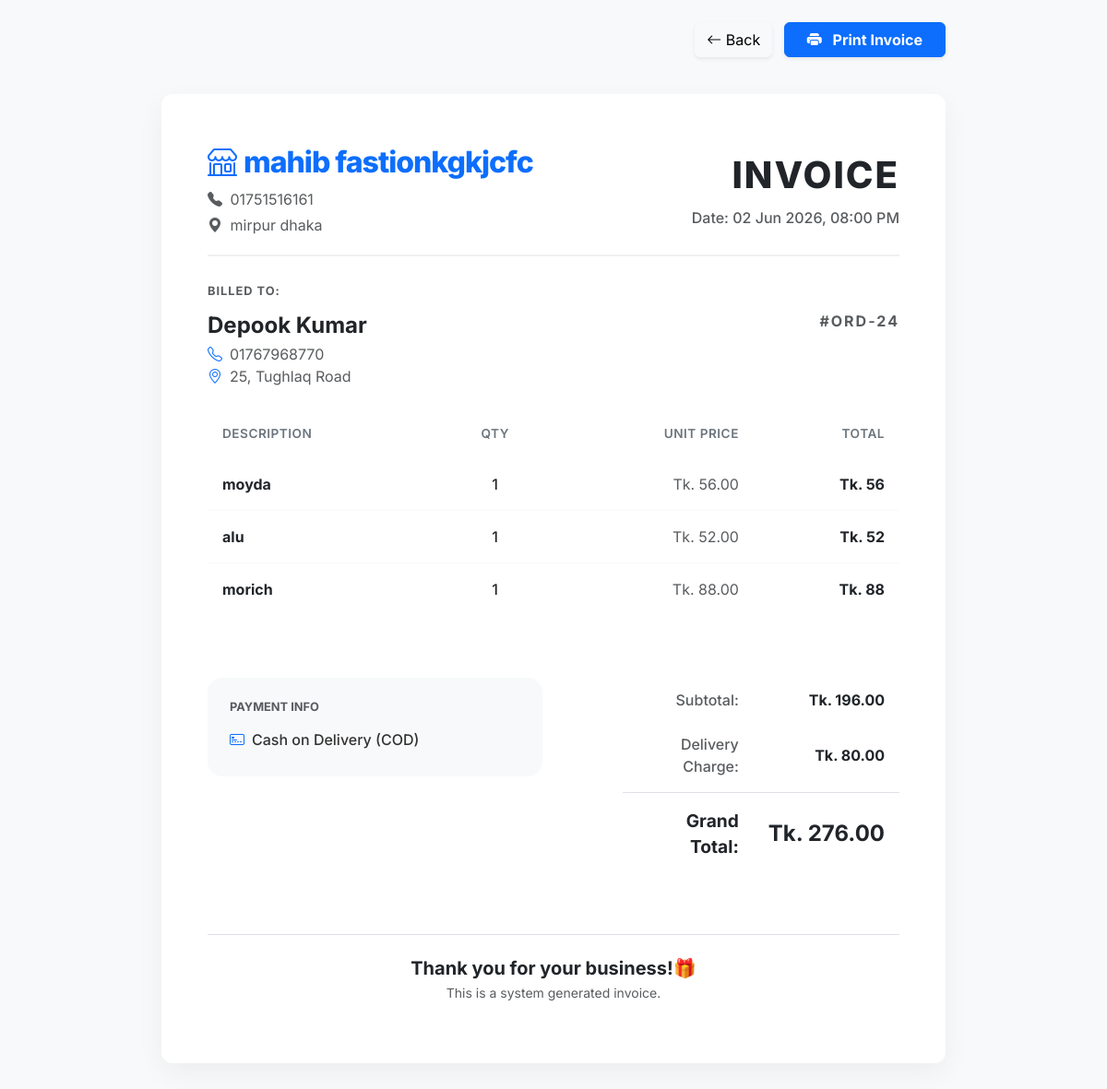
The page /invoice/24/ (signed in) on the database its author committed.
### store/models.py (models this page shows, shortened)
class Shop(models.Model):
    user = models.OneToOneField(settings.AUTH_USER_MODEL, on_delete=models.CASCADE, related_name='shop')
    name = models.CharField(max_length=200)
    slug = models.SlugField(max_length=100, unique=True, blank=True, null=True)
    custom_domain = models.CharField(max_length=255, blank=True, null=True, unique=True, help_text='e.g. www.myanshop.com')
    facebook_page_url = models.URLField(max_length=255, blank=True, null=True)
    instagram_link = models.URLField(max_length=255, blank=True, null=True)
    youtube_link = models.URLField(max_length=255, blank=True, null=True)
    privacy_policy = models.TextField(blank=True, null=True, help_text="আপনার স্টোরের প্রাইভেসি পলিসি লিখুন")
    return_policy = models.TextField(blank=True, null=True, help_text="আপনার স্টোরের রিটার্ন পলিসি লিখুন")
    phone = models.CharField(max_length=20, blank=True, null=True)
    address = models.TextField(blank=True, null=True)
    logo = models.ImageField(upload_to='shop_logos/', blank=True, null=True)
    store_tagline = models.CharField(max_length=200, blank=True, null=True, help_text='e.g. Fast Delivery | Best Quality')
    store_banner_color = models.CharField(max_length=7, default='#0d6efd', help_text='Hex color for store banner')
    steadfast_api_key = models.CharField(max_length=255, blank=True, null=True)
    steadfast_secret_key = models.CharField(max_length=255, blank=True, null=True)
    pathao_store_id = models.CharField(max_length=255, blank=True, null=True)
    pathao_access_token = models.TextField(blank=True, null=True)
    redx_access_token = models.TextField(blank=True, null=True)
    sms_api_key = models.CharField(max_length=255, blank=True, null=True)
    sms_balance = models.IntegerField(default=0)
    is_sms_active = models.BooleanField(default=True, help_text="Turn on/off SMS sending")
    PLAN_CHOICES = (
        ('Free', 'Free (Trial)'),
        ('Basic', 'Basic'),
        ('Standard', 'Standard'),
        ('Premium', 'Premium'),
    )
    subscription_plan = models.CharField(max_length=20, choices=PLAN_CHOICES, default='Free')
    created_at = models.DateTimeField(auto_now_add=True)
    trial_ends_at = models.DateTimeField(default=get_trial_end_date)
    valid_until = models.DateField(null=True, blank=True, help_text='Plan valid until this date')
    is_locked = models.BooleanField(default=False, help_text='Account locked due to expired subscription')
    is_paid = models.BooleanField(default=False)

class Order(models.Model):
    SOURCE_CHOICES = [
        ('dashboard', 'Dashboard'),
        ('pos', 'POS'),
        ('storefront', 'Online Store'),
    ]
    shop = models.ForeignKey(Shop, on_delete=models.CASCADE, related_name='orders')
    customer = models.ForeignKey(Customer, on_delete=models.CASCADE, related_name='orders')
    source = models.CharField(max_length=20, choices=SOURCE_CHOICES, default='dashboard')
    delivery_charge = models.DecimalField(max_digits=10, decimal_places=2, default=100.00)
    discount = models.DecimalField(max_digits=10, decimal_places=2, default=0.00)
    payment_method = models.CharField(
        max_length=20,
        choices=[('COD', 'Cash on Delivery'), ('Paid', 'Full Paid'), ('bKash', 'bKash'), ('Card', 'Card'), ('Credit', 'Credit')],
        default='COD'
    )
    total_amount = models.DecimalField(max_digits=10, decimal_places=2, default=0.00)
    steadfast_tracking_code = models.CharField(max_length=100, blank=True, null=True)
    courier_partner = models.CharField(max_length=50, blank=True, null=True, help_text="e.g., Steadfast, Pathao, RedX")
    STATUS_CHOICES = [
        ('Pending', 'Pending'),
        ('Confirmed', 'Confirmed'),
        ('Shipped', 'Shipped'),
        ('Delivered', 'Delivered'),
        ('Returned', 'Returned'),
        ('Cancelled', 'Cancelled'),
    ]
    status = models.CharField(max_length=20, choices=STATUS_CHOICES, default='Pending')
    note = models.TextField(blank=True, null=True)
    created_at = models.DateTimeField(auto_now_add=True)

class Customer(models.Model):
    shop = models.ForeignKey(Shop, on_delete=models.CASCADE, related_name='customers')
    name = models.CharField(max_length=150)
    phone = models.CharField(max_length=15)
    address = models.TextField()
    created_at = models.DateTimeField(auto_now_add=True)

class OrderItem(models.Model):
    order = models.ForeignKey(Order, on_delete=models.CASCADE, related_name='items')
    product = models.ForeignKey(Product, on_delete=models.CASCADE)
    quantity = models.PositiveIntegerField(default=1)
    price = models.DecimalField(max_digits=10, decimal_places=2)
    cost_price = models.DecimalField(max_digits=10, decimal_places=2, default=0.00)

class Product(models.Model):
    shop = models.ForeignKey(Shop, on_delete=models.CASCADE, related_name='products')
    category = models.ForeignKey(Category, on_delete=models.SET_NULL, null=True, blank=True)
    name = models.CharField(max_length=200)
    description = models.TextField(blank=True, null=True, help_text='Product description for storefront')
    image = models.ImageField(upload_to='products/', blank=True, null=True)
    price = models.DecimalField(max_digits=10, decimal_places=2)
    cost_price = models.DecimalField(max_digits=10, decimal_places=2, default=0.00)
    stock_quantity = models.PositiveIntegerField(default=0)
    barcode = models.CharField(max_length=50, blank=True, null=True, unique=True, help_text='Leave blank to auto-generate')
    is_active = models.BooleanField(default=True)
    created_at = models.DateTimeField(auto_now_add=True)

### store/views.py (the view)
# urls.py: path('invoice/<int:order_id>/', views.invoice_view, name='invoice'),
@login_required(login_url='/accounts/login/')
def invoice_view(request, order_id):
    shop = request.user.shop
    order = get_object_or_404(Order, id=order_id, shop=shop)
    order_items = order.items.all()
    subtotal = order.total_amount - order.delivery_charge
    return render(request, 'store/invoice.html', {
        'shop': shop, 'order': order,
        'order_items': order_items, 'subtotal': subtotal
    })

### store/templates/store/invoice.html (shortened to what this page needs)
<!DOCTYPE html>
<html lang="en">
<head>
    <link href="https://cdn.jsdelivr.net/npm/bootstrap@5.3.0/dist/css/bootstrap.min.css" rel="stylesheet">
    <link rel="stylesheet" href="https://cdn.jsdelivr.net/npm/bootstrap-icons@1.11.1/font/bootstrap-icons.css">
</head>
<body>
<div class="container">
    <div class="text-end mt-4 mb-2 no-print" style="max-width: 850px; margin: 0 auto;">
        <a href="javascript:history.back()" class="btn btn-light shadow-sm me-2"><i class="bi bi-arrow-left"></i> Back</a>
        <button onclick="window.print()" class="btn btn-primary shadow-sm px-4 fw-bold"><i class="bi bi-printer-fill me-2"></i> Print Invoice</button>
    </div>
    <div class="invoice-container">
        <div class="invoice-header d-flex justify-content-between align-items-center">
            <div>
                <div class="brand-name"><i class="bi bi-shop me-2"></i>{{ shop.name }}</div>
                <div class="text-muted mt-1"><i class="bi bi-telephone-fill me-1"></i> {{ shop.phone|default:"N/A" }}</div>
                <div class="text-muted mt-1"><i class="bi bi-geo-alt-fill me-1"></i> {{ shop.address|default:"Address not added yet" }}</div>
            </div>
            <div class="text-end">
                <div class="invoice-title">INVOICE</div>
                <div class="text-muted fw-medium mt-1">Date: {{ order.created_at|date:"d M Y, h:i A" }}</div>
            </div>
        </div>
        <div class="row mb-4">
            <div class="col-sm-8">
                <h6 class="text-muted text-uppercase fw-bold mb-3" style="font-size: 0.8rem; letter-spacing: 1px;">Billed To:</h6>
                <h4 class="fw-bold text-dark mb-1">{{ order.customer.name }}</h4>
                <p class="mb-0 text-muted"><i class="bi bi-telephone text-primary me-2"></i>{{ order.customer.phone }}</p>
                <p class="mb-0 text-muted"><i class="bi bi-geo-alt text-primary me-2"></i>{{ order.customer.address|default:"Address not provided" }}</p>
            </div>
            <div class="col-sm-4 barcode-container">
                <p class="text-muted fw-bold mt-1 mb-0" style="letter-spacing: 2px;">#ORD-{{ order.id }}</p>
            </div>
        </div>
        <div class="table-responsive mb-4">
            <table class="table table-borderless align-middle">
                <thead class="bg-light rounded-3">
                    <tr>
                        <th class="rounded-start-3">Description</th>
                        <th class="text-center">Qty</th>
                        <th class="text-end">Unit Price</th>
                        <th class="text-end rounded-end-3">Total</th>
                    </tr>
                </thead>
                <tbody>
                    {% for item in order.items.all %}
                    <tr class="item-row">
                        <td>
                            <span class="fw-bold text-dark">{{ item.product.name|default:"[Product Deleted]" }}</span>
                        </td>
                        <td class="text-center fw-medium">{{ item.quantity }}</td>
                        <td class="text-end text-muted text-nowrap">Tk. {{ item.price }}</td>
                        <td class="text-end fw-bold text-dark text-nowrap">Tk. {% widthratio item.price 1 item.quantity %}</td>
                    </tr>
                    {% empty %}
                    <tr>
                        <td colspan="4" class="text-center text-muted py-4">No items found in this order.</td>
                    </tr>
                    {% endfor %}
                </tbody>
            </table>
        </div>
        <div class="row mt-5">
            <div class="col-sm-6">
                <div class="bg-light p-4 rounded-4 mt-1">
                    <h6 class="text-uppercase fw-bold text-muted mb-3" style="font-size: 0.8rem;">Payment Info</h6>
                    <p class="mb-1 fw-medium"><i class="bi bi-credit-card-2-front me-2 text-primary"></i>Cash on Delivery (COD)</p>
                </div>
            </div>
            <div class="col-sm-6">
                <table class="table table-borderless table-sm text-end ms-auto" style="max-width: 300px;">
                    <tr>
                        <td class="text-muted fw-medium pb-2 align-middle">Subtotal:</td>
                        <td class="fw-bold pb-2 text-nowrap align-middle">Tk. {{ subtotal|default:order.total_amount }}</td>
                    </tr>
                    <tr>
                        <td class="text-muted fw-medium pb-3 border-bottom align-middle">Delivery Charge:</td>
                        <td class="fw-bold pb-3 border-bottom text-nowrap align-middle">Tk. {{ order.delivery_charge|default:"0.00" }}</td>
                    </tr>
                    <tr class="total-row">
                        <td class="pt-3 rounded-start-3 align-middle">Grand Total:</td>
                        <td class="pt-3 rounded-end-3 fs-4 text-nowrap align-middle">Tk. {{ order.total_amount }}</td>
                    </tr>
                </table>
            </div>
        </div>
        <div class="text-center mt-5 pt-4 border-top">
            <h5 class="fw-bold text-dark mb-1">Thank you for your business!🎁 </h5>
            <p class="text-muted small">This is a system generated invoice.</p>
        </div>
    </div>
</div>
</body>
</html>

### store/templates/store/invoice.html (style rules this page uses)
body { font-family: 'Inter', sans-serif; background-color: #f8f9fa; color: #333; }
.invoice-container { max-width: 850px; margin: 40px auto; background: #fff; padding: 50px; border-radius: 12px; box-shadow: 0 10px 30px rgba(0,0,0,0.05); }
.invoice-header { border-bottom: 2px solid #f0f0f0; padding-bottom: 20px; margin-bottom: 30px; }
.brand-name { font-weight: 800; font-size: 2rem; color: #0d6efd; letter-spacing: -1px; }
.invoice-title { font-size: 2.5rem; font-weight: 800; color: #212529; text-transform: uppercase; letter-spacing: 2px; }
.table > :not(caption) > * > * { padding: 1rem 1rem; border-bottom-color: #f0f0f0; }
.table th { font-weight: 600; text-transform: uppercase; font-size: 0.85rem; color: #6c757d; letter-spacing: 0.5px; }
.item-row { border-bottom: 1px solid #f8f9fa; }
.item-row:last-child { border-bottom: none; }
.text-nowrap { white-space: nowrap !important; }
.total-row { background-color: #f8f9fa; font-weight: 700; font-size: 1.2rem; color: #0d6efd; }
.barcode-container { text-align: right; }

### rows shown on the page
Shop: name "mahib fastionkgkjcfc", phone "01751516161", address "mirpur dhaka"
Order: created_at "02 Jun 2026, 08:00 PM", customer.name "Depook Kumar", customer.phone "01767968770", customer.address "25, Tughlaq Road", id "24", total_amount "196.00", delivery_charge "80.00", total_amount "276.00"
OrderItem: product.name "moyda", quantity "1", price "56.00", price+quantity "56"
OrderItem: product.name "alu", quantity "1", price "52.00", price+quantity "52"
OrderItem: product.name "morich", quantity "1", price "88.00", price+quantity "88"
